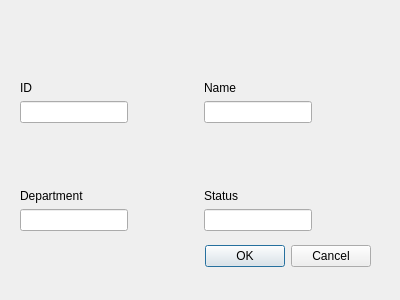
<?xml version="1.0" encoding="UTF-8"?>
<ui version="4.0">
 <class>SearchDialog</class>
 <widget class="QDialog" name="SearchDialog">
  <property name="geometry">
   <rect>
    <x>0</x>
    <y>0</y>
    <width>400</width>
    <height>300</height>
   </rect>
  </property>
  <property name="windowTitle">
   <string>Dialog</string>
  </property>
  <widget class="QDialogButtonBox" name="buttonBox">
   <property name="geometry">
    <rect>
     <x>30</x>
     <y>240</y>
     <width>341</width>
     <height>32</height>
    </rect>
   </property>
   <property name="orientation">
    <enum>Qt::Horizontal</enum>
   </property>
   <property name="standardButtons">
    <set>QDialogButtonBox::Cancel|QDialogButtonBox::Ok</set>
   </property>
  </widget>
  <widget class="QWidget" name="gridLayoutWidget">
   <property name="geometry">
    <rect>
     <x>20</x>
     <y>20</y>
     <width>361</width>
     <height>211</height>
    </rect>
   </property>
   <layout class="QGridLayout" name="gridLayout">
    <item row="1" column="1">
     <layout class="QVBoxLayout" name="verticalLayout_4">
      <item>
       <spacer name="verticalSpacer_2">
        <property name="orientation">
         <enum>Qt::Vertical</enum>
        </property>
        <property name="sizeHint" stdset="0">
         <size>
          <width>20</width>
          <height>40</height>
         </size>
        </property>
       </spacer>
      </item>
      <item>
       <widget class="QLabel" name="label_4">
        <property name="text">
         <string>Status</string>
        </property>
       </widget>
      </item>
      <item>
       <layout class="QHBoxLayout" name="horizontalLayout_4">
        <item>
         <widget class="QLineEdit" name="statusLineEdit"/>
        </item>
        <item>
         <spacer name="horizontalSpacer_4">
          <property name="orientation">
           <enum>Qt::Horizontal</enum>
          </property>
          <property name="sizeHint" stdset="0">
           <size>
            <width>40</width>
            <height>20</height>
           </size>
          </property>
         </spacer>
        </item>
       </layout>
      </item>
     </layout>
    </item>
    <item row="0" column="0">
     <layout class="QVBoxLayout" name="verticalLayout">
      <item>
       <spacer name="verticalSpacer_3">
        <property name="orientation">
         <enum>Qt::Vertical</enum>
        </property>
        <property name="sizeHint" stdset="0">
         <size>
          <width>20</width>
          <height>40</height>
         </size>
        </property>
       </spacer>
      </item>
      <item>
       <widget class="QLabel" name="label">
        <property name="text">
         <string>ID</string>
        </property>
       </widget>
      </item>
      <item>
       <layout class="QHBoxLayout" name="horizontalLayout_5">
        <item>
         <widget class="QLineEdit" name="idLineEdit"/>
        </item>
        <item>
         <spacer name="horizontalSpacer_2">
          <property name="orientation">
           <enum>Qt::Horizontal</enum>
          </property>
          <property name="sizeHint" stdset="0">
           <size>
            <width>40</width>
            <height>20</height>
           </size>
          </property>
         </spacer>
        </item>
       </layout>
      </item>
     </layout>
    </item>
    <item row="1" column="0">
     <layout class="QVBoxLayout" name="verticalLayout_3">
      <item>
       <spacer name="verticalSpacer">
        <property name="orientation">
         <enum>Qt::Vertical</enum>
        </property>
        <property name="sizeHint" stdset="0">
         <size>
          <width>20</width>
          <height>40</height>
         </size>
        </property>
       </spacer>
      </item>
      <item>
       <widget class="QLabel" name="label_3">
        <property name="text">
         <string>Department</string>
        </property>
       </widget>
      </item>
      <item>
       <layout class="QHBoxLayout" name="horizontalLayout">
        <item>
         <widget class="QLineEdit" name="departmentLineEdit"/>
        </item>
        <item>
         <spacer name="horizontalSpacer">
          <property name="orientation">
           <enum>Qt::Horizontal</enum>
          </property>
          <property name="sizeHint" stdset="0">
           <size>
            <width>40</width>
            <height>20</height>
           </size>
          </property>
         </spacer>
        </item>
       </layout>
      </item>
     </layout>
    </item>
    <item row="0" column="1">
     <layout class="QVBoxLayout" name="verticalLayout_2">
      <item>
       <spacer name="verticalSpacer_4">
        <property name="orientation">
         <enum>Qt::Vertical</enum>
        </property>
        <property name="sizeHint" stdset="0">
         <size>
          <width>20</width>
          <height>40</height>
         </size>
        </property>
       </spacer>
      </item>
      <item>
       <widget class="QLabel" name="label_2">
        <property name="text">
         <string>Name</string>
        </property>
       </widget>
      </item>
      <item>
       <layout class="QHBoxLayout" name="horizontalLayout_6">
        <item>
         <widget class="QLineEdit" name="nameLineEdit"/>
        </item>
        <item>
         <spacer name="horizontalSpacer_3">
          <property name="orientation">
           <enum>Qt::Horizontal</enum>
          </property>
          <property name="sizeHint" stdset="0">
           <size>
            <width>40</width>
            <height>20</height>
           </size>
          </property>
         </spacer>
        </item>
       </layout>
      </item>
     </layout>
    </item>
   </layout>
  </widget>
 </widget>
 <resources/>
 <connections>
  <connection>
   <sender>buttonBox</sender>
   <signal>accepted()</signal>
   <receiver>SearchDialog</receiver>
   <slot>accept()</slot>
   <hints>
    <hint type="sourcelabel">
     <x>248</x>
     <y>254</y>
    </hint>
    <hint type="destinationlabel">
     <x>157</x>
     <y>274</y>
    </hint>
   </hints>
  </connection>
  <connection>
   <sender>buttonBox</sender>
   <signal>rejected()</signal>
   <receiver>SearchDialog</receiver>
   <slot>reject()</slot>
   <hints>
    <hint type="sourcelabel">
     <x>316</x>
     <y>260</y>
    </hint>
    <hint type="destinationlabel">
     <x>286</x>
     <y>274</y>
    </hint>
   </hints>
  </connection>
 </connections>
</ui>
